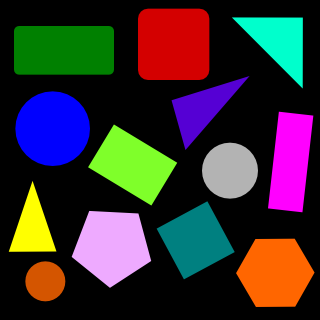
#> input picture De-identification/openCV/5_Contour/shapes.png, 320 x 320 px
$ jupyter execute '5_object detection.ipynb'
#> lines starting #> are read from the running program, lines starting #| are printed output that depends on the picture; after the words box and inside, x2 and y2 are one past the last pixel; in counts of white or black regions, pixels touching at a corner belong together
[cell 1]
import numpy as np
import cv2 as cv
import matplotlib.pyplot as plt

img = cv.imread('./shapes.png')
#> img is the input picture: shape (320, 320, 3); mean B, G, R 49, 46.1, 55.8
plt.imshow(img)

[cell 2]
# 이미지를 그레이스케일로 변환한 후 임계 처리

gray = cv.cvtColor(img, cv.COLOR_BGR2GRAY)
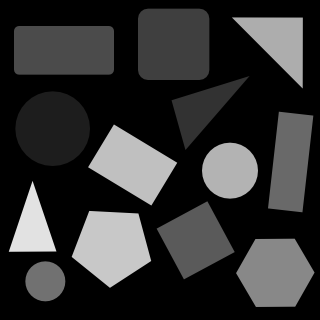
#> gray: shape (320, 320); min 0, max 226, mean 49.3

#kernel = cv.getStructuringElement(cv.MORPH_RECT,(5,5))
#gray = cv.morphologyEx(gray, cv.MORPH_OPEN, kernel)

ret, thresh = cv.threshold(gray, 20, 255, cv.THRESH_BINARY)
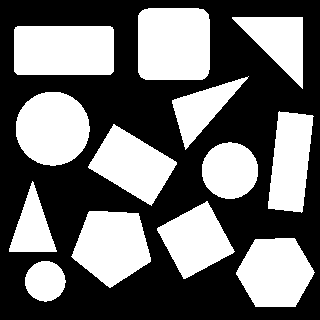
#> thresh: shape (320, 320); 42.5% white; 13 white regions

plt.subplot(121); plt.imshow(gray, cmap='gray')
plt.subplot(122); plt.imshow(thresh, cmap='gray')
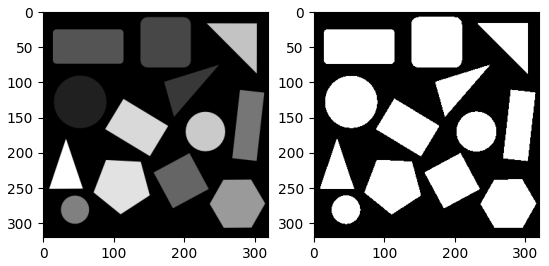
#> figure drawn by matplotlib, 2 panels

[cell 3]
# 외곽선 검출
contours, hierarchy = cv.findContours(thresh, cv.RETR_EXTERNAL, cv.CHAIN_APPROX_NONE)
#> contours = 13 contours; largest, box (x1, y1, x2, y2) and area: (138, 8, 210, 80) 4942, (14, 26, 114, 75) 4735, (16, 92, 90, 166) 4204, (71, 211, 151, 288) 4150, (236, 238, 315, 307) 3966

# 레이블 그리기 함수
def setLabel(src, points, label):
    c = tuple(np.random.choice(range(256), size=3))
    color = (int(c[0]), int(c[1]), int(c[2]))

    x,y,w,h = cv.boundingRect(points)
    cv.rectangle(src,(x,y),(x+w,y+h),color,2)
    cv.putText(src, label, (x,y), cv.FONT_HERSHEY_PLAIN, 1, (255,255,255), 2, cv.LINE_AA)

    return src

contours
#> Out has the same summary as contours

[cell 4]
# 외곽선 정보를 순회하면서 해당 객체의 유형 검사

for cnt in contours:

    if cv.contourArea(cnt) < 10:
        continue

    # 근사값 계산을 통해 꼭지점의 개수를 구함
    epsilon = 0.02 * cv.arcLength(cnt,True)
    approx = cv.approxPolyDP(cnt,epsilon,True)

    if approx.shape[0] == 3:
        img = setLabel(img, approx, "TRI")
    elif approx.shape[0] == 4:
        img = setLabel(img, approx, "RECT")
    elif approx.shape[0] > 6:
        len = cv.arcLength(approx, True)
        area = cv.contourArea(cnt)
        ratio = 4 * np.pi * area / (len * len)

        if ratio > 0.8:
            print(approx.shape[0])
            setLabel(img, approx, "CIR")
#> this loop made 13 passes
#> (epsilon, len, area, ratio) on passes 1, 6, 9: (2.64, 123.3, 1230, 1.02), (3.69, 172.6, 2436, 1.03), (4.86, 226.1, 4204, 1.03)
#> (epsilon, approx) on passes 4, 5, 7, 8, 10, 11: (4.91, [[207, 201], [157, 228], [183, 278], [234, 251]]), (4.13, [[32, 181], [9, 251], [56, 251]]), (5.28, [[113, 124], [88, 167], [151, 205], [176, 162]]), (5.47, [[279, 111], [268, 208], [301, 212], [313, 116]]), (4.79, [[248, 76], [172, 100], [185, 149]]), (5.76, [[14, 29], [17, 74], [113, 71], [110, 26]])
#| 8
#| 8
#| 8
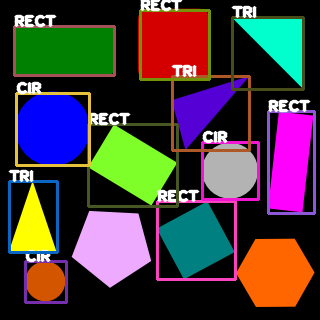
#> img: shape (320, 320, 3); 11.7% of pixels changed, all inside (x1, y1, x2, y2) = (8, 0, 316, 304)

$ run again, with De-identification/openCV/5_Contour/hierarchy.bmp saved as De-identification/openCV/5_Contour/shapes.png
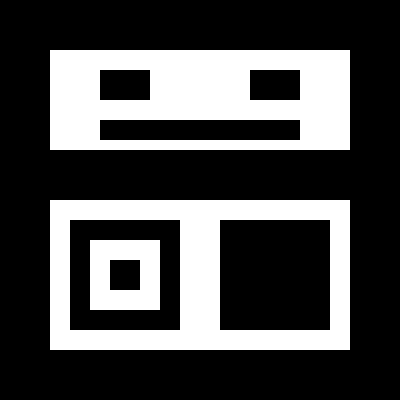
#> input picture De-identification/openCV/5_Contour/hierarchy.bmp, 400 x 400 px
#> img is the input picture: shape (400, 400, 3); 29.9% white; 3 white regions, box (x1, y1, x2, y2) and area: (50, 50, 350, 150) 23000, (50, 200, 350, 350) 20800, (90, 240, 160, 310) 4000
#> gray: shape (400, 400); 29.9% white; 3 white regions
#> `[cell 2] # 이미지를 그레이스케일로 변환한 후 임계 처리  gray = cv.cvtColor(img, cv.COLOR_..`:
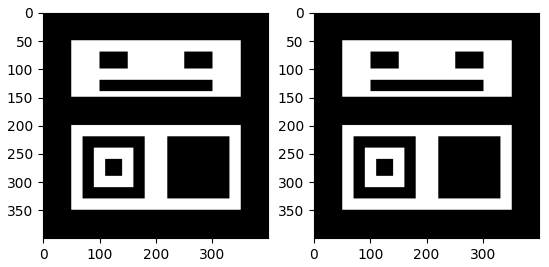
#> figure drawn by matplotlib, 2 panels
#> contours = 2 contours; box (x1, y1, x2, y2) and area: (50, 200, 350, 350) 44551, (50, 50, 350, 150) 29601
#> Out has the same summary as contours
#> the loop `for cnt in contours: ` made 2 passes
#> (epsilon, approx) on passes 1 to 2: (17.92, [[50, 200], [50, 349], [349, 349], [349, 200]]), (15.92, [[50, 50], [50, 149], [349, 149], [349, 50]])
#> pass 2, `img = setLabel(img, approx, "RECT")`:
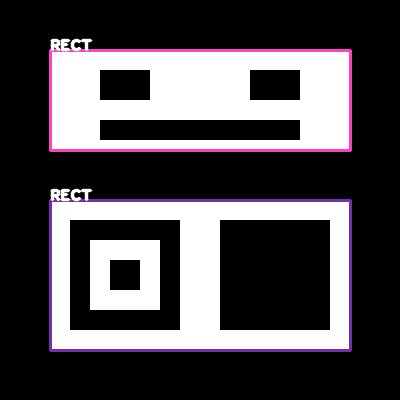
#> img: shape (400, 400, 3); mean B, G, R 78.8, 74.9, 78.8
